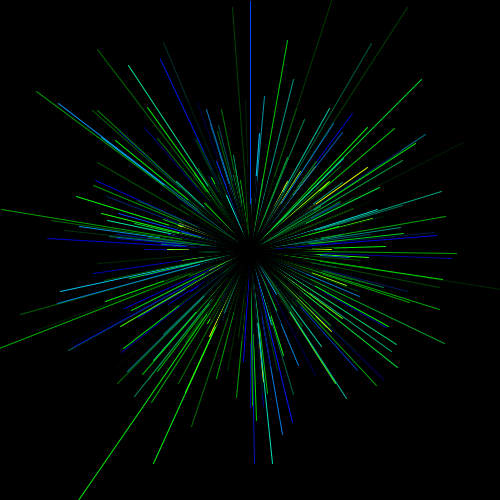
Frame 1 (no input)
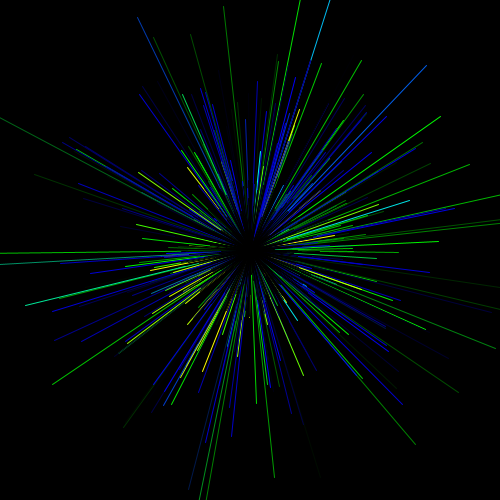
Frame 2 (the mouse pressed at the canvas centre, redrawn once)

The Processing sketch that drew these frames (run headless with seeded random() and noise(); the mouse was pressed at the canvas centre and the sketch redrawn once):

// Processing sketch: processing_38380
// ── processing_38380.pde

void setup() {
  size(500, 500);
  colorMode(RGB, width);
  background(0);
  noLoop();
}

float a, b, c, d, e, f, g, h, i, j, k, l, m, n, o, p, q, r;

void draw() {
  background(0);
  float accuracy = width/10; 

  //set the origin to the center
  translate (width/2, height/2); 
  for (float z=0; z<360; z++) {
    rotate(radians(z));

    //creates green lines in the second layer
    if (c<(3*width/20) && c>-(3*width/20)) {
      if (d<(3*height/20) &&d>-(3*height/20)) {
        stroke(0, random(width), 0);
        line(0, 0, c, d);
      }
    }

    //creates blue lines in the third layer
    if (e<(2*width/10) && e>-(2*width/10)) {
      if (f<(2*height/10) && f>-(2*height/10)) {
        stroke(0, 0, random(width));
        line(0, 0, e, f);
      }
    }

    //creates yellow lines in the fourth layer
    if (g<width/4 && g>-width/4) {
      if (h<height/4 && h>-height/4) {
        stroke(random(width), width, 0);
        line(0, 0, g, h);
      }
    } 

    //creates blue/green lines in the fifth layer
    if (i<(3*width/10) && i>-(3*width/10)) {
      if (j<(3*height/10) && j>-(3*height/10)) {
        stroke(0, random(width), random(width));
        line(0, 0, i, j);
      }
    }

    //creates green lines in the sixth layer
    if (k<(7*width/20) && k>-(7*width/20)) {
      if (l<(7*height/20) && l>-(7*height/20)) {
        stroke(0, random(width), 0);
        line(0, 0, k, l);
      }
    }

    //creates blue lines in the seventh layer
    if (m<(4*width/10) && m>-(4*width/10)) {
      if (n<(4*height/10) && n>-(4*height/10)) {
        stroke(0, 0, random(width));
        line(0, 0, m, n);
      }
    }

    //creates blue/green lines in the eighth layer
    if (o<(9*width/20) && o>-(9*width/20)) {
      if (p<(9*height/20) && p>-(9*height/20)) {
        stroke(0, random(width), random(width));
        line(0, 0, o, p);
      }
    }
    //creates green line in the ninth layer
    if (q<width/2 && q>-width/2) {
      if (r<height/2 && r>-height/2) {
        stroke(0, random(width), 0);
        line(0, 0, q, r);
      }
    }

    //determines the accurracy of the lines to the prescribed restraints
    c= c+random(-accuracy, accuracy);
    d= d+random(-accuracy, accuracy);
    e= e+random(-accuracy, accuracy);
    f= f+random(-accuracy, accuracy);
    g= g+random(-accuracy, accuracy);
    h= h+random(-accuracy, accuracy);
    i= i+random(-accuracy, accuracy);
    j= j+random(-accuracy, accuracy);
    k= k+random(-accuracy, accuracy);
    l= l+random(-accuracy, accuracy);
    m= m+random(-accuracy, accuracy);
    n= n+random(-accuracy, accuracy);
    o= o+random(-accuracy, accuracy);
    p= p+random(-accuracy, accuracy);
    q= q+random(-accuracy, accuracy);
    r= r+random(-accuracy, accuracy);
  }

  //creates black lines coming from center on top layer
  for (float z=0; z<360; z++) { 
    rotate(radians(z));
    if (a<width/5 && a>-width/5) {
      if (b< height/5 && b>-height/5) {
        stroke(0);
        line(0, 0, a, b);  
        a= a+random(-5, 5); //determines the size of the black center
        b = b+random(-5, 5);
      }
    }
  }
}

//remakes a different iteration whenever the mouse is clicked
void mousePressed() {
  a=0;
  b=0;
  c=0;
  d=0;
  e=0;
  f=0;
  g=0;
  h=0;
  i=0;
  j=0;
  k=0;
  l=0;
  m=0;
  n=0;
  o=0;
  p=0;
  q=0;
  r=0;
  redraw();
}
